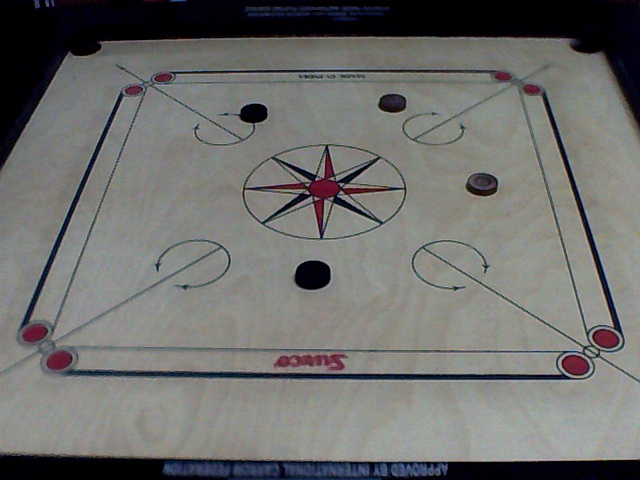
#> input picture a1.jpg, 640 x 480 px, given in place of a1.jpg.jpg, which was not available
$ python perspective.py   (Python 2 division)
#> lines starting #> are read from the running program, lines starting #| are printed output that depends on the picture; after the words box and inside, x2 and y2 are one past the last pixel; in counts of white or black regions, pixels touching at a corner belong together; pictures that were not available may be replaced by others from this repository, and a replacement may not be noted
### code/pyimagesearch/transform.py
# import the necessary packages
import numpy as np
import cv2

def order_points(pts):
	# initialzie a list of coordinates that will be ordered
	# such that the first entry in the list is the top-left,
	# the second entry is the top-right, the third is the
	# bottom-right, and the fourth is the bottom-left
	rect = np.zeros((4, 2), dtype = "float32")

	# the top-left point will have the smallest sum, whereas
	# the bottom-right point will have the largest sum
	s = pts.sum(axis = 1)
	rect[0] = pts[np.argmin(s)]
	rect[2] = pts[np.argmax(s)]

	# now, compute the difference between the points, the
	# top-right point will have the smallest difference,
	# whereas the bottom-left will have the largest difference
	diff = np.diff(pts, axis = 1)
	rect[1] = pts[np.argmin(diff)]
	rect[3] = pts[np.argmax(diff)]

	# return the ordered coordinates
	return rect

def four_point_transform(image, pts):
	# obtain a consistent order of the points and unpack them
	# individually
	rect = order_points(pts)
	(tl, tr, br, bl) = rect

	# compute the width of the new image, which will be the
	# maximum distance between bottom-right and bottom-left
	# x-coordiates or the top-right and top-left x-coordinates
	widthA = np.sqrt(((br[0] - bl[0]) ** 2) + ((br[1] - bl[1]) ** 2))
	widthB = np.sqrt(((tr[0] - tl[0]) ** 2) + ((tr[1] - tl[1]) ** 2))
	maxWidth = max(int(widthA), int(widthB))

	# compute the height of the new image, which will be the
	# maximum distance between the top-right and bottom-right
	# y-coordinates or the top-left and bottom-left y-coordinates
	heightA = np.sqrt(((tr[0] - br[0]) ** 2) + ((tr[1] - br[1]) ** 2))
	heightB = np.sqrt(((tl[0] - bl[0]) ** 2) + ((tl[1] - bl[1]) ** 2))
	maxHeight = max(int(heightA), int(heightB))

	# now that we have the dimensions of the new image, construct
	# the set of destination points to obtain a "birds eye view",
	# (i.e. top-down view) of the image, again specifying points
	# in the top-left, top-right, bottom-right, and bottom-left
	# order
	dst = np.array([
		[0, 0],
		[maxWidth - 1, 0],
		[maxWidth - 1, maxHeight - 1],
		[0, maxHeight - 1]], dtype = "float32")

	# compute the perspective transform matrix and then apply it
	M = cv2.getPerspectiveTransform(rect, dst)
	warped = cv2.warpPerspective(image, M, (maxWidth, maxHeight))

	# return the warped image
	return warped

### code/perspective.py
#go to opencv/build/lib directory for using this code
import sys
sys.path.append("/Users/udayanjoshi/opencv/build/lib")
import cv2
from pyimagesearch.transform import four_point_transform
import numpy as np
import sys
import argparse
x=raw_input('enter filename: ')+('.jpg')
#> the answer given: ../a1.jpg
gray=cv2.imread(x,0)
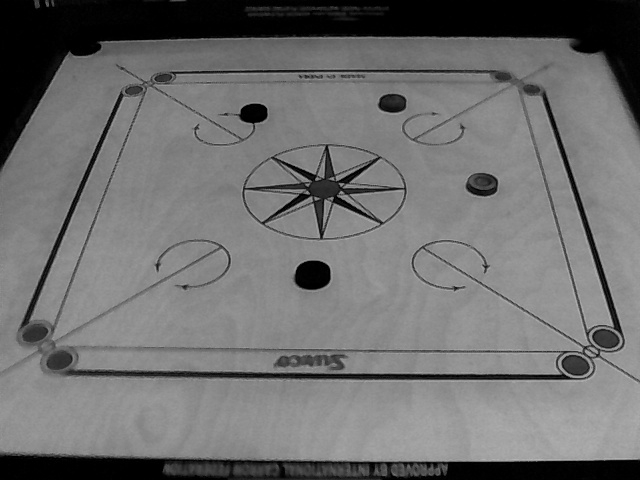
#> gray: shape (480, 640); min 0, max 184, mean 111.1
image=cv2.imread(x)
#> image is the input picture: shape (480, 640, 3); mean B, G, R 109.5, 111.4, 111.3
output=image.copy()


circles = cv2.HoughCircles(gray, cv2.HOUGH_GRADIENT, 1.2, 400, np.array([]), 100, 5, 12, 16)
#> circles = [[607.8, 336.6, 15.24], [30.6, 334.2, 15.24], [334.2, 21, 15.24]]
# ensure at least some circles were found
if circles is not None:
    # convert the (x, y) coordinates and radius of the circles to integers
    circles = np.round(circles[0, :]).astype("int")
#> circles = [[608, 337, 15], [31, 334, 15], [334, 21, 15]]

        # loop over the (x, y) coordinates and radius of the circles
    for (x, y, r) in circles:
            # draw the circle in the output image, then draw a rectangle
            # corresponding to the center of the circle
        cv2.circle(output, (x, y), r, (0, 255, 0), 4)
        cv2.rectangle(output, (x - 5, y - 5), (x + 5, y + 5), (0, 128, 255), -1)
#> this loop made 3 passes
#> (x, y) on passes 1 to 3: (608, 337), (31, 334), (334, 21)
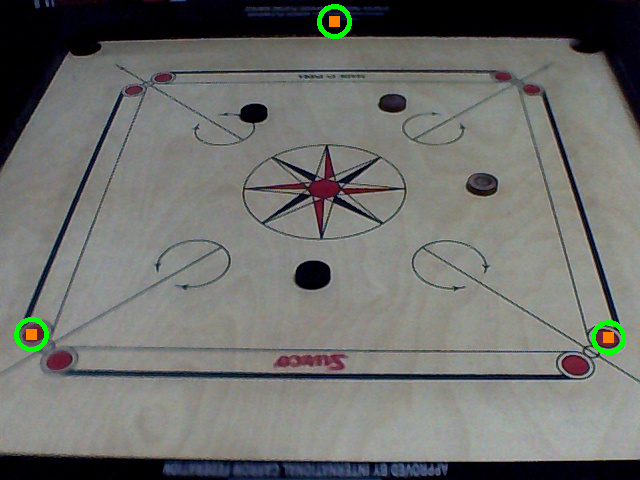
#> output: shape (480, 640, 3); 0.58% of pixels changed, all inside (x1, y1, x2, y2) = (14, 4, 626, 355)


cornercircles=[]

for ( x , y, r ) in circles :
    cornercircles.append([x,y])
#> after the loop, cornercircles = [[608, 337], [31, 334], [334, 21]]


pts = np.array(cornercircles, dtype = "float32")
#> pts = [[608, 337], [31, 334], [334, 21]]
print pts
#| [[608. 337.]
#|  [ 31. 334.]
#|  [334.  21.]]
# apply the four point tranform to obtain a "birds eye view" of
# the image
warped = four_point_transform(image, pts)
#> in order_points, `s = pts.sum(axis = 1)`: s = [945, 365, 355]
#> in order_points, `diff = np.diff(pts, axis = 1)`: diff = [-271, 303, -313]
#> in four_point_transform, `rect = order_points(pts)`: rect = [[334, 21], [334, 21], [608, 337], [31, 334]]
#> in four_point_transform, `(tl, tr, br, bl) = rect`: tl = [334, 21]; br = [608, 337]; bl = [31, 334]
#> in four_point_transform, `widthA = np.sqrt(((br[0] - bl[0]) ** 2) + ((br[1] - bl[1]) ** 2))`: widthA = 577
#> in four_point_transform, `widthB = np.sqrt(((tr[0] - tl[0]) ** 2) + ((tr[1] - tl[1]) ** 2))`: widthB = 0
#> in four_point_transform, `maxWidth = max(int(widthA), int(widthB))`: maxWidth = 577
#> in four_point_transform, `heightA = np.sqrt(((tr[0] - br[0]) ** 2) + ((tr[1] - br[1]) ** 2))`: heightA = 418.2
#> in four_point_transform, `heightB = np.sqrt(((tl[0] - bl[0]) ** 2) + ((tl[1] - bl[1]) ** 2))`: heightB = 435.6
#> in four_point_transform, `maxHeight = max(int(heightA), int(heightB))`: maxHeight = 435
#> in four_point_transform, `dst = np.array([ [0, 0], [maxWidth - 1, 0], [maxWidth - 1, maxHeight -..`: dst = [[0, 0], [576, 0], [576, 434], [0, 434]]
#> in four_point_transform, `M = cv2.getPerspectiveTransform(rect, dst)`: M = [[0.000921, 0.000891, -0.326], [0.00291, -0.00125, -0.945], [6.7e-06, -2.88e-06, -0.00218]]
#> in four_point_transform, `warped = cv2.warpPerspective(image, M, (maxWidth, maxHeight))`:
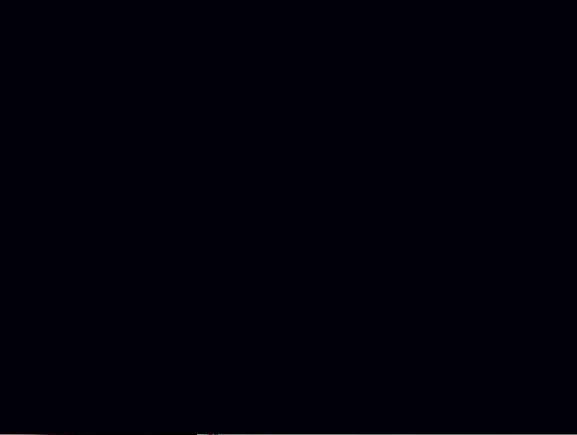
#> warped: shape (435, 577, 3); mean B, G, R 11.1, 0.2, 0.2

# show the original and warped images

cv2.imwrite("b1.jpg", warped)
